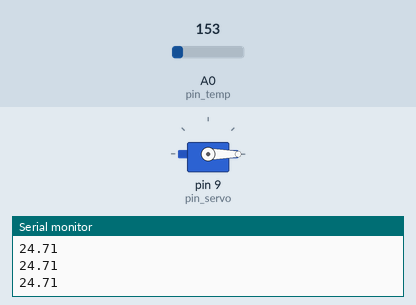
This sketch was run on a simulated Arduino Uno, built with avr-gcc and run on an emulated ATmega328P. Parts: servo, the last lines printed to the serial monitor. The test bench sets the inputs (shaded band); at power-on: A0 (pin_temp) = 153.

Above: at 1.2 s.
1.3 s: A0 (pin_temp) set to 174
At 1.8 s:
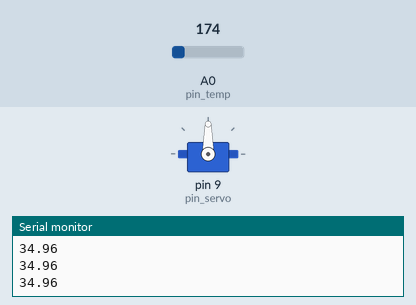
2.8 s: A0 (pin_temp) set to 165
At 3.7 s:
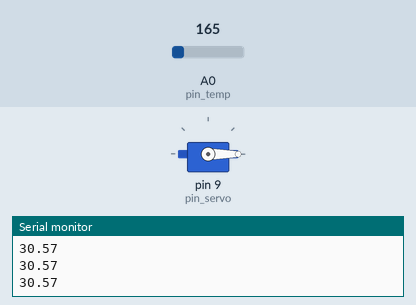
4.3 s: A0 (pin_temp) set to 175
At 4.8 s:
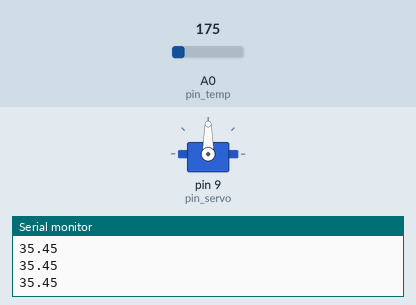
Timing chart, 0 to 7.3 s (numbered marks = the images above; inputs shaded):
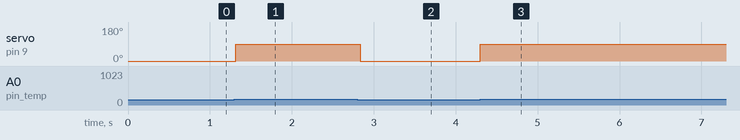

The sketch:

temperature_servo_with_sensor1.ino
```cpp
#include<Servo.h>

int pin_temp = A0;
int pin_servo = 9;

Servo myServo;

void setup()
{
  myServo.attach(pin_servo);
  Serial.begin(9600);
  myServo.write(0);
}

void loop()
{
  int analog_value = analogRead(pin_temp);
  float temp = (((analog_value*5.0)/1024.0)-0.5)*100;
  Serial.println(temp);
  if(temp >= 32)
  {
    myServo.write(90);
  }
  else
  {
    myServo.write(0);
  }
  delay(50);
}
```

Measured:
- the behaviour switches between 167 and 168 on A0 (pin_temp) (found by bisection; images 0 and 1)
- after the input at 1.3 s, servo on pin 9 (pin_servo): 0° → 90° at once
- after the input at 2.8 s, servo on pin 9 (pin_servo): 90° → 0° at once
- after the input at 4.3 s, servo on pin 9 (pin_servo): 0° → 90° at once
